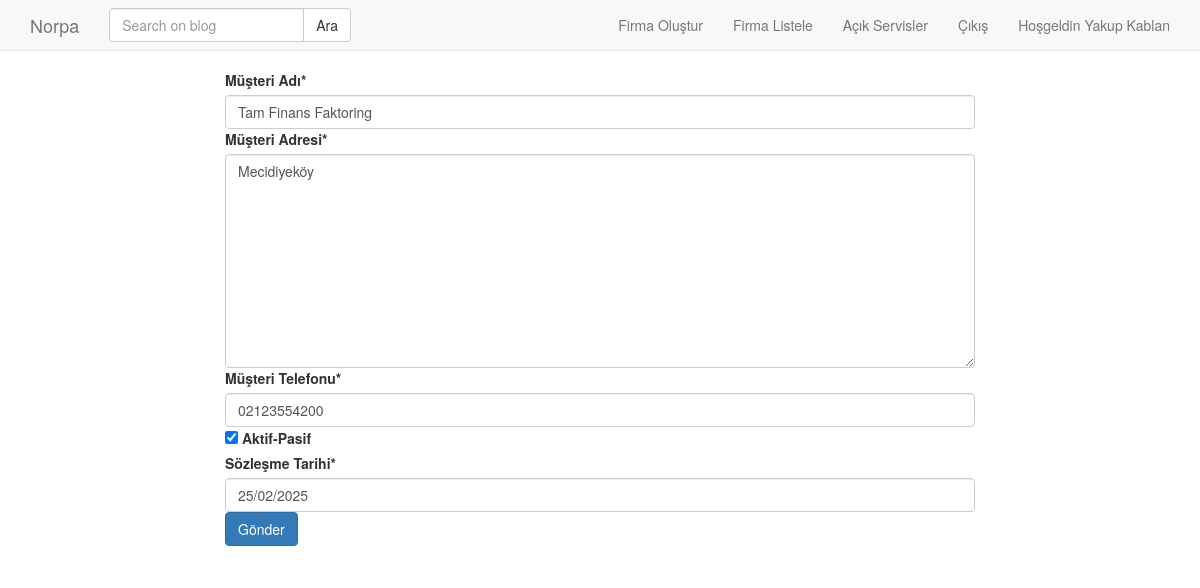
Before: /customer/update/1 (signed in) with the older database file.
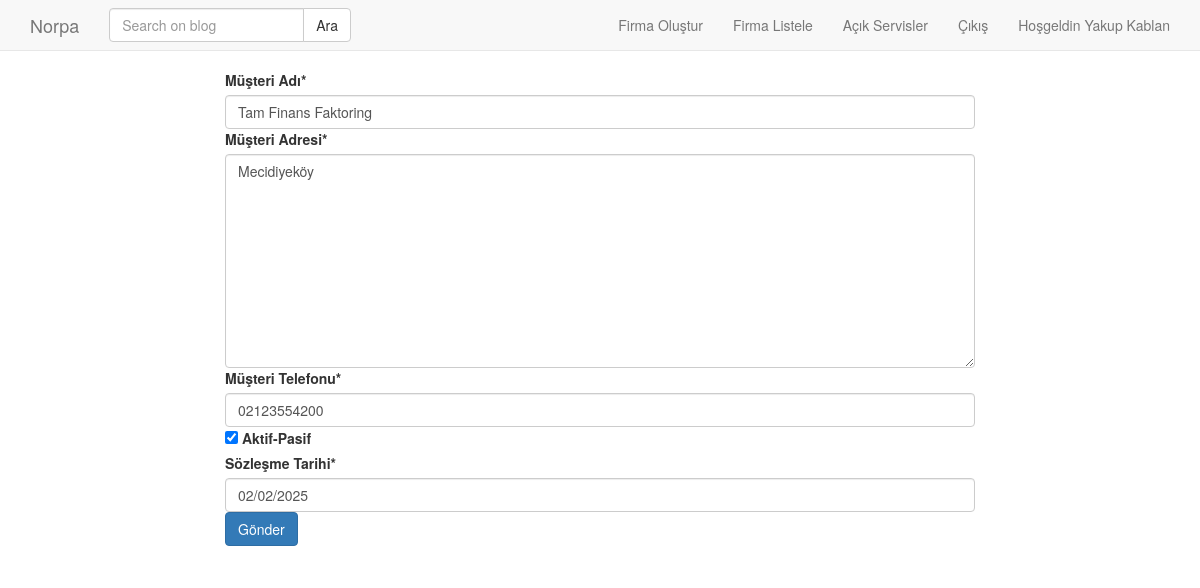
After: the same page with the newer database file.
### customer/models.py (models this page shows, shortened)
class Customer(models.Model):
    name = models.CharField(max_length=200, verbose_name="Müşteri Adı")
    address = models.TextField(verbose_name="Müşteri Adresi")
    phone=models.CharField(max_length=50, verbose_name="Müşteri Telefonu")
    checked = models.BooleanField(default=True, verbose_name="Aktif-Pasif")
    contract = models.DateField(verbose_name="Sözleşme Tarihi", null=True)
    created_date=models.DateTimeField(auto_now_add=True)
    class Meta:
        ordering = ['-created_date']

### customer/views.py (the view)
# urls.py: path('update/<int:pk>', update, name='update'),
def update(request, pk):
    if request.user.is_staff == False:
        return redirect('/home/')
    customer = get_object_or_404(Customer, pk=pk)
    form = CustomerForm(request.POST or None, instance=customer)
    if form.is_valid():
        form.save()
        return HttpResponseRedirect(customer.get_absolute_url())
    context = {
        'form': form,
    }
    return render(request, 'customer/form.html', context)

### customer/form.py
class CustomerForm(forms.ModelForm):
    class Meta:
        model= Customer
        fields = ['name', 'address', 'phone', 'checked', 'contract']

### templates/customer/form.html (shortened to what this page needs)
{% extends 'base.html' %}
{% load crispy_forms_tags %}
{% block body %}
    <div class="container">
        <div class="row">
            <div class="col-md-8 col-md-offset-2">
                <form method="POST" enctype="multipart/form-data" autocomplete="off">
                    {{ form | crispy }}
                    <input type="submit" class="btn btn-primary" value="Gönder">
                </form>
            </div>
        </div>
    </div>
{% endblock %}

Changed rows visible on the page:
changed Customer "Tam Finans Faktoring": contract "25/02/2025" → "02/02/2025"
